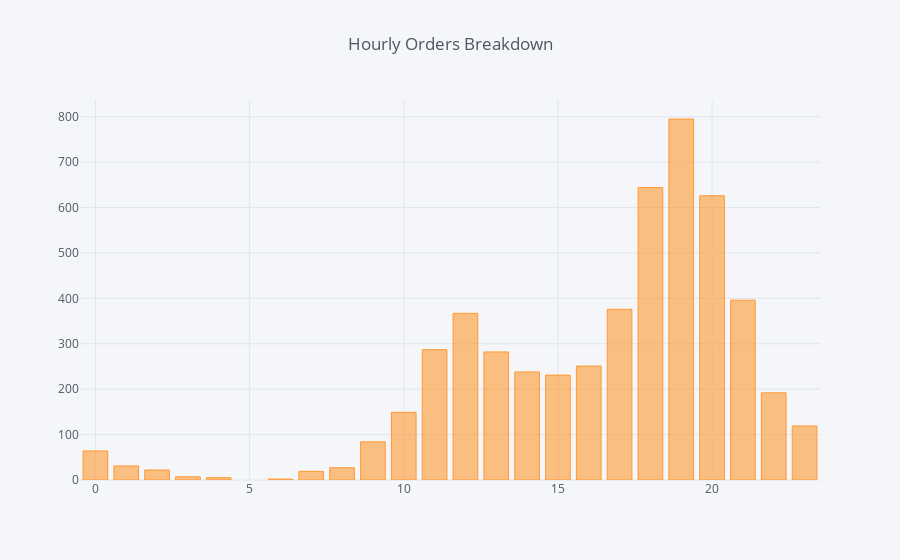

Here is the notebook cell this chart was saved with:
### Code cell
df.when_the_delivery_started.apply(getHours).value_counts().iplot(kind='bar', title='Hourly Orders Breakdown')

### Figure 1 — Plotly figure (JSON) as saved in the notebook; plotly's stock layout.template omitted (floating-point values rounded to 4 significant figures)
{"data": [{"marker": {"color": "rgba(255, 153, 51, 0.6)", "line": {"color": "rgba(255, 153, 51, 1.0)", "width": 1}}, "name": "when_the_delivery_started", "orientation": "v", "text": "", "type": "bar", "uid": "57cd822c-2962-435a-8ab1-94f4bc11e899", "x": [19, 18, 20, 21, 17, 12, 11, 13, 16, 14, 15, 22, 10, 23, 9, 0, 1, 8, 2, 7, 3, 4, 6], "y": [795, 644, 626, 396, 376, 367, 287, 282, 251, 238, 231, 192, 149, 119, 84, 64, 31, 27, 22, 19, 7, 5, 2]}], "layout": {"legend": {"bgcolor": "#F5F6F9", "font": {"color": "#4D5663"}}, "paper_bgcolor": "#F5F6F9", "plot_bgcolor": "#F5F6F9", "title": {"font": {"color": "#4D5663"}, "text": "Hourly Orders Breakdown"}, "xaxis": {"gridcolor": "#E1E5ED", "showgrid": true, "tickfont": {"color": "#4D5663"}, "title": {"font": {"color": "#4D5663"}, "text": ""}, "zerolinecolor": "#E1E5ED"}, "yaxis": {"gridcolor": "#E1E5ED", "showgrid": true, "tickfont": {"color": "#4D5663"}, "title": {"font": {"color": "#4D5663"}, "text": ""}, "zerolinecolor": "#E1E5ED"}}}
